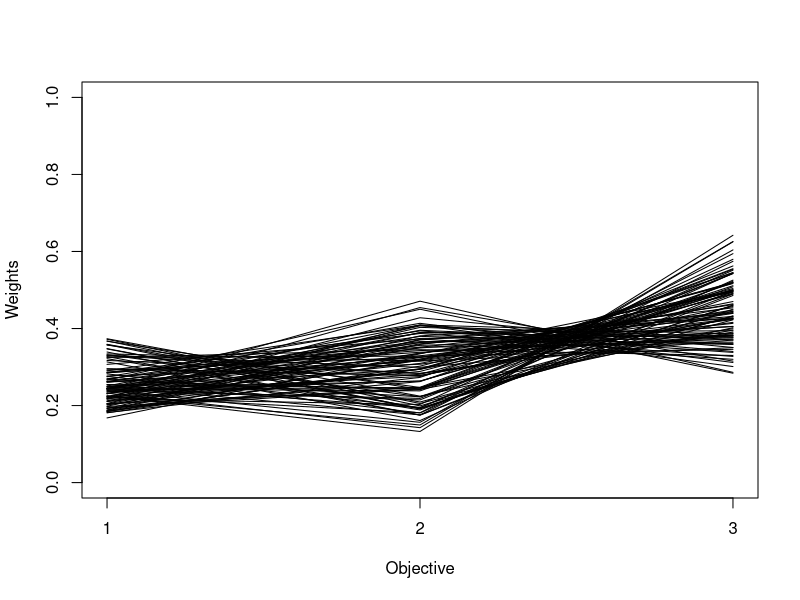

Recreate this plot in R.
###variation in weights 
#slide38 from SDM Tools course 
weight1 <- c(1,1)
weight2 <- c(0.5,2)
weight3 <- c(1,3)

sims <- 100
samps <- weights <- matrix(NA,nrow=sims,ncol=3)
for(i in 1:sims){
  samps[i,1] <- runif(1,weight1[1],weight1[2])
  samps[i,2] <- runif(1,weight2[1],weight2[2])
  samps[i,3] <- runif(1,weight3[1],weight3[2])
  
  weights[i,] <- samps[i,]/sum(samps[i,])
  
} 

#plot the weights 
plot(x = c(1,2,3),y = weights[1,],type = 'l',xlab = "Objective",ylab = "Weights",ylim = c(0,1),xaxt='n')
axis(side=1,at=c(1,2,3))
for(i in 2:sims){
  lines(x=c(1,2,3),y=weights[i,])
}